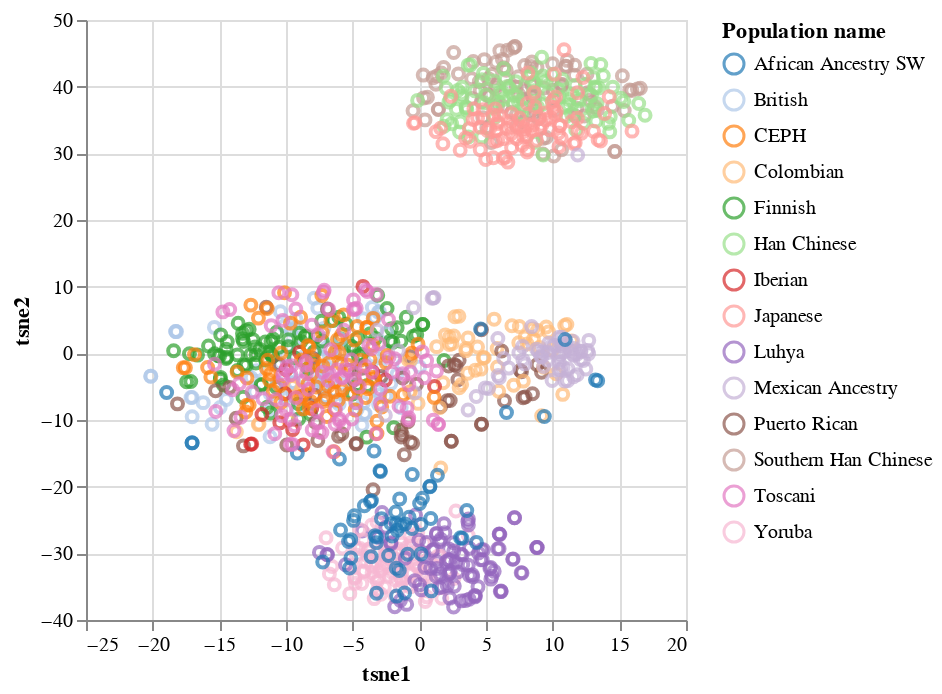

Here is the notebook cell this chart was saved with:
### Markdown cell above
### By Population

### Code cell
alt.Chart(df_plot).mark_point().encode(
    x='tsne1',
    y='tsne2',
    color=alt.Color('Population name', scale=alt.Scale(scheme='category20'))
)

### Figure 1 — Vega-Lite specification as saved in the notebook (floating-point values rounded to 4 significant figures; data arrays with more than 128 entries replaced by an {"elided": "..."} marker saying what was removed)
{"config": {"view": {"continuousWidth": 300, "continuousHeight": 300}}, "data": {"name": "data-742e5f6311119166cd082d416fc80ba0"}, "mark": {"type": "point"}, "encoding": {"color": {"field": "Population name", "scale": {"scheme": "category20"}, "type": "nominal"}, "x": {"field": "tsne1", "type": "quantitative"}, "y": {"field": "tsne2", "type": "quantitative"}}, "$schema": "https://vega.github.io/schema/vega-lite/v5.8.0.json", "datasets": {"data-742e5f6311119166cd082d416fc80ba0": {"elided": "1092 records"}}}
